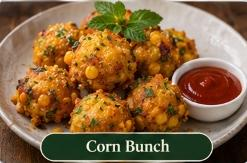
#> input picture scripts/crops/starters/corn-bunch.jpg, 247 x 163 px, found by its file name; its folder holds 4 pictures in this run
$ python test_food_crop.py
#> lines starting #> are read from the running program, lines starting #| are printed output that depends on the picture
from PIL import Image

for slug in ["corn-bunch", "dabeli", "thecha-masala-pav", "thatte-idli"]:
    img = Image.open(f'scripts/crops/starters/{slug}.jpg')
#> img is the input picture: PIL image 247x163 RGB; mean R, G, B 133.9, 100.3, 62.4
    # Food is roughly top 0 to height-30
    food_only = img.crop((0, 0, img.width, img.height - 30))
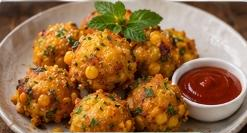
#> food_only: PIL image 247x133 RGB; mean R, G, B 150.1, 107.2, 65
    # Make it square by center crop or padding
    w, h = food_only.size
#> w = 247; h = 133
    print(f"{slug}: card size={img.size}, food size={food_only.size}")
#| corn-bunch: card size=(247, 163), food size=(247, 133)
#> (the run stopped early here; a loop or call above may not have finished)
